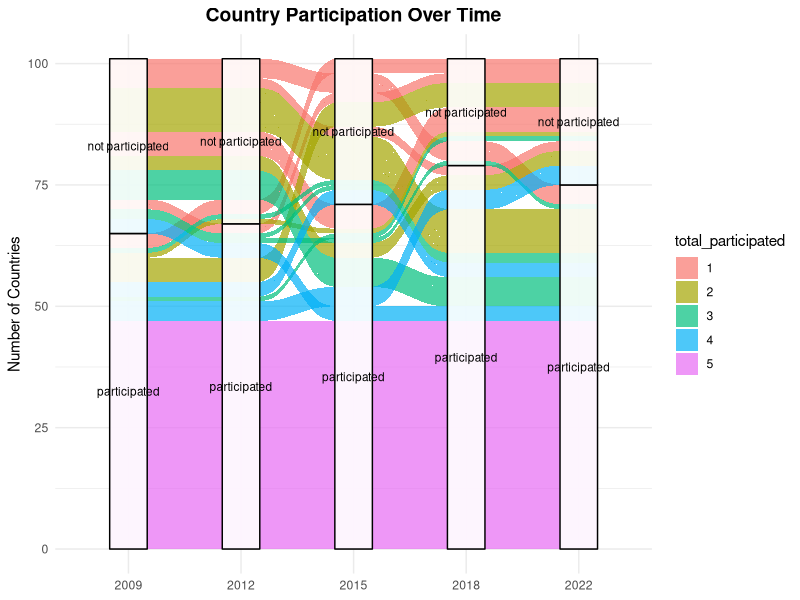
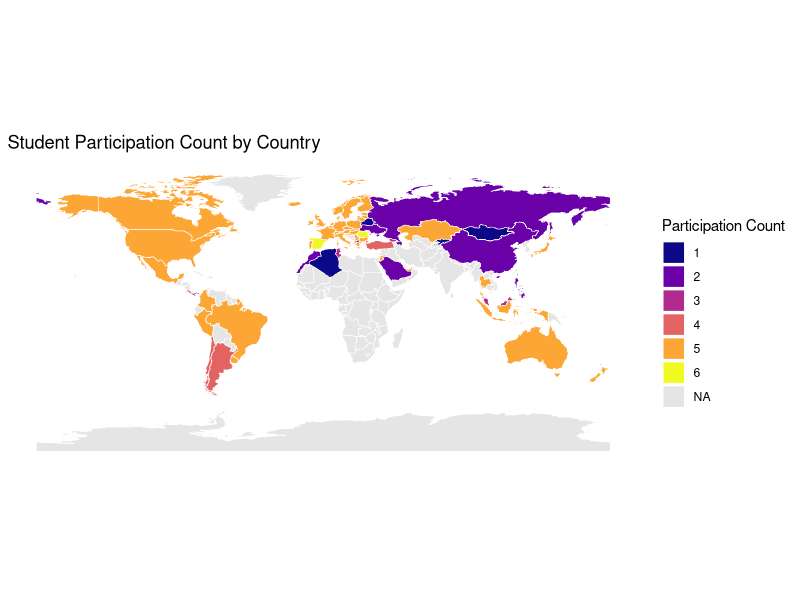

Source code (R) for these figures, in order:
## ---- chunk 1
# install.packages(c("dplyr","tidyr","ggplot2","ggalluvial","forcats",'ggtext'))
library(dplyr) 
library(tidyr)
library(tidyverse)
library(ggplot2)
library(ggalluvial)
library(forcats)
library(ggridges)
#library(Lock5withR)

## ---- chunk 2
# Loading in the PISA datasets:
pisa2009 <- read.csv('data/2009_PISA.csv')
pisa2012 <- read.csv('data/2012_PISA.csv')
pisa2015 <- read.csv('data/2015_PISA.csv')
pisa2018 <- read.csv('data/2018_PISA.csv')
pisa2022 <- read.csv('data/2022_PISA.csv')
## ---- chunk 3

# List of country participation across years:
participation_list <- list(
  '2009' = pisa2009$X,
  '2012' = pisa2012$Country,
  '2015' = pisa2015$X,
  '2018' = pisa2018$Country,
  '2022' = pisa2022$Country
)

# row and column values
all_countries <- unique(unlist(participation_list))
years <- names(participation_list)

# dataframe used for alluvial
participation_long <- participation_list |>
  enframe(name = "year", value = "country") |>
  unnest(country) |>
  mutate(status = "participated")

participation_df <- participation_long |>
  pivot_wider(
    names_from = year,
    values_from = status,
    values_fn = ~ first(.x)
    # values_fill = "not participated"
  ) 

participation_df$`2009` <- replace_na(participation_df$`2009`, "not participated")
participation_df$`2012` <- replace_na(participation_df$`2012`, "not participated")
participation_df$`2015` <- replace_na(participation_df$`2015`, "not participated")
participation_df$`2018` <- replace_na(participation_df$`2018`, "not participated")
participation_df$`2022` <- replace_na(participation_df$`2022`, "not participated")

participation_df$total_participated <- as.factor(rowSums(participation_df[, -1] == "participated", na.rm = TRUE))
## ---- chunk 4
ggplot(data = participation_df,
       aes(axis1 = `2009`, axis2 = `2012`, axis3 = `2015`, axis4 = `2018`, axis5=`2022`)) +
  geom_alluvium(aes(fill = total_participated), alpha = 0.7) +
  geom_stratum(alpha = 0.9) +
  geom_text(stat = "stratum", aes(label = after_stat(stratum)), size = 3) +
  scale_x_discrete(limits = c("2009", "2012", "2015", "2018", "2022"), 
                   expand = c(0.15, 0.05)) +
  theme_minimal() +
  labs(title = "Country Participation Over Time",
       y = "Number of Countries") +
  theme(legend.position = "right",
        plot.title = element_text(hjust = 0.5, size = 14, face = "bold"),
        axis.title.x = element_blank())
## ---- chunk 5
library(tidyverse)
library(sf)
library(rnaturalearth)
library(rnaturalearthdata)
library(patchwork)

country_counts <- participation_long %>%
  group_by(country) %>%
  summarise(count_status = n(), .groups = 'drop') 

name_fix <- c(
  "United States" = "United States of America",
  # The following must be explicitly named:
  "Hong Kong-China" = "China", 
  "Shanghai-China" = "China",
  "Chinese Taipei" = "China",
  # The rest of the vector was already correctly structured:
  "South Korea" = "Korea, Republic of",
  "North Korea" = "Korea, Democratic People's Republic of",
  "Iran" = "Iran, Islamic Republic of",
  "Vietnam" = "Viet Nam",
  "Egypt" = "Egypt, Arab Republic of",
  "Czech Republic" = "Czechia",
  "Syria" = "Syrian Arab Republic",
  "Bolivia" = "Bolivia (Plurinational State of)",
  "Brunei Darussalam" = "Brunei",
  "Slovak Republic" = "Slovakia",
  "Korea" = "Korea, Republic of", 
  "Baku (Azerbaijan)" = "Azerbaijan",
  "Moldova" = "Republic of Moldova", 
  "Kosovo" = "Kosovo")

country_counts$country_fixed <- recode(country_counts$country, !!!name_fix, .default = country_counts$country)


world <- ne_countries(scale = "medium", returnclass = "sf")

world_data <- world %>%
  left_join(country_counts, by = c("name" = "country_fixed")) %>%
  mutate(count_status_factor = factor(count_status))


map_pisa <- ggplot(world_data) +
  geom_sf(aes(fill = count_status_factor), color = "white", size = 0.1) +
  scale_fill_viridis_d(option = "plasma", 
                       na.value = "gray90",
                       name = "Participation Count") + 
  labs(
    title = "Student Participation Count by Country",
    fill = "count_status"
  ) +
  theme_minimal() +
  # Optional: Clean up map theme
  theme(
    axis.title.x = element_blank(),
    axis.text.x = element_blank(),
    axis.ticks.x = element_blank(),
    axis.title.y = element_blank(),
    axis.text.y = element_blank(),
    axis.ticks.y = element_blank(),
    panel.grid.major = element_line(colour = "transparent")
  )

map_pisa
